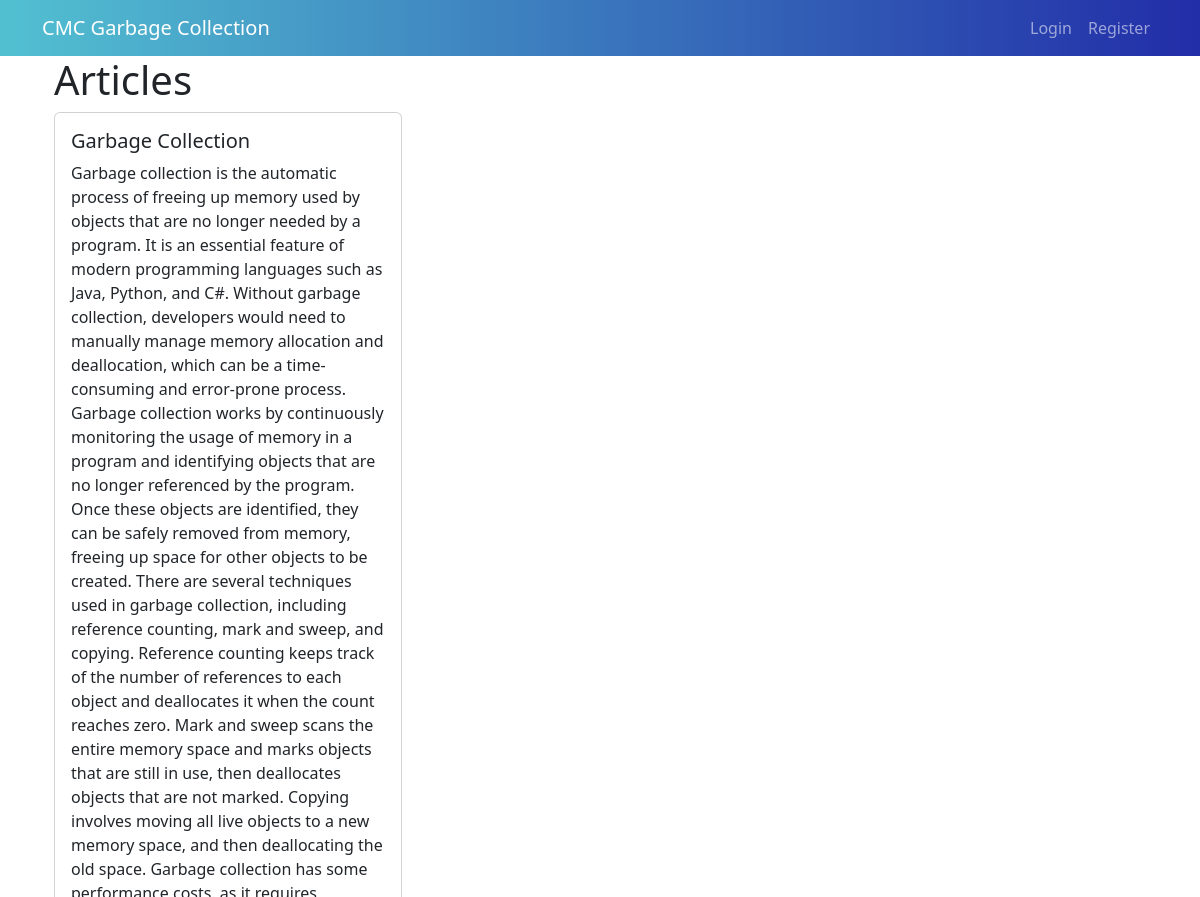
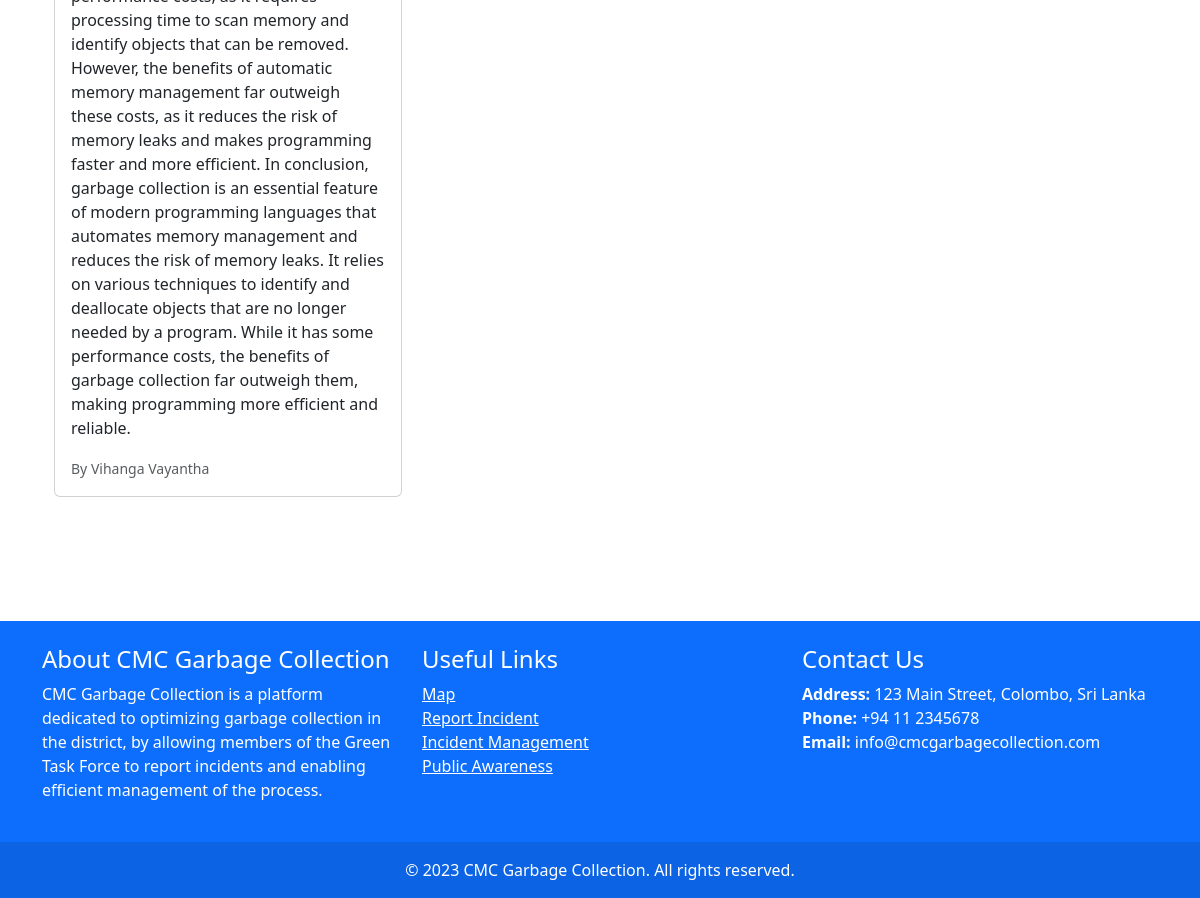
The page / on the database its author committed (2 pictures, top to bottom).
### tables this page shows
CREATE TABLE `articles` (
  `id` int(11) NOT NULL,
  `title` varchar(255) NOT NULL,
  `content` text NOT NULL,
  `author` varchar(255) NOT NULL,
  `created_at` timestamp NOT NULL DEFAULT current_timestamp(),
  `updated_at` timestamp NOT NULL DEFAULT current_timestamp() ON UPDATE current_timestamp()
);

### index.php (the view, shortened to what this page needs)
<?php
include "db_connection.php";
$sql = "SELECT * FROM articles";
$result = $conn->query($sql);
$articles = $result->fetch_all(MYSQLI_ASSOC);
?>
<!DOCTYPE html>
<html lang="en">
<head>
    <link href="css/login.css" rel="stylesheet">
    <link href="https://cdn.jsdelivr.net/npm/bootstrap@5.3.0-alpha3/dist/css/bootstrap.min.css" rel="stylesheet">
</head>
<body>
    <nav class="navbar navbar-expand-lg navbar-dark" style="background-image: linear-gradient(to right, #52c0d1, #222da8);">
  <div class="container">
    <a class="navbar-brand" href="#">CMC Garbage Collection</a>
    <div class="collapse navbar-collapse" id="navbarNav">
      <ul class="navbar-nav ms-auto">
        <li class="nav-item">
          <a class="nav-link" href="login.php">Login</a>
        </li>
        <li class="nav-item">
          <a class="nav-link" href="register.php">Register</a>
        </li>
      </ul>
    </div>
  </div>
</nav>
<div class="container">
<div class="container">
        <h1>Articles</h1>
        <div class="row">
            <?php foreach ($articles as $article): ?>
                <div class="col-md-4">
                    <div class="card mb-4">
                        <div class="card-body">
                            <h5 class="card-title"><?= $article['title'] ?></h5>
                            <p class="card-text"><?= $article['content'] ?></p>
                            <p class="card-text"><small class="text-muted">By <?= $article['author'] ?></small></p>
                        </div>
                    </div>
                </div>
            <?php endforeach; ?>
        </div>
    </div>
    </div>
</body>
<footer class="bg-primary text-white" id = "footer">
  <div class="container py-4">
    <div class="row">
      <div class="col-md-4">
        <h4>About CMC Garbage Collection</h4>
        <p>
          CMC Garbage Collection is a platform dedicated to optimizing garbage collection in the district, by allowing members of the Green Task Force to report incidents and enabling efficient management of the process.
        </p>
      </div>
      <div class="col-md-4">
        <h4>Useful Links</h4>
        <ul class="list-unstyled">
          <li><a href="#" class="text-white">Map</a></li>
          <li><a href="#" class="text-white">Report Incident</a></li>
          <li><a href="#" class="text-white">Incident Management</a></li>
          <li><a href="#" class="text-white">Public Awareness</a></li>
        </ul>
      </div>
      <div class="col-md-4">
        <h4>Contact Us</h4>
        <p>
          <strong>Address:</strong> 123 Main Street, Colombo, Sri Lanka<br>
          <strong>Phone:</strong> +94 11 2345678<br>
          <strong>Email:</strong> info@cmcgarbagecollection.com
        </p>
      </div>
    </div>
  </div>
  <div class="text-center py-3" style="background-color: rgba(0, 0, 0, 0.1);">
    <p class="mb-0">&copy; 2023 CMC Garbage Collection. All rights reserved.</p>
  </div>
</footer>
</html>

### css/login.css (style rules this page uses)
#footer { margin-top: 100px; }

### rows shown on the page
articles: title "Garbage Collection", content "Garbage collection is the automatic process of freeing up memory used by objects that are no longer needed by a program. It is an essential feature of modern programming languages such as Java, Python, and C#. Without garbage collection, developers would need to manually manage memory allocation and deallocation, which can be a time-consuming and error-prone process. Garbage collection works by continuously monitoring the usage of memory in a program and identifying objects that are no longer referenced by the program. Once these objects are identified, they can be safely removed from memory, freeing up space for other objects to be created. There are several techniques used in garbage…", author "Vihanga Vayantha"
